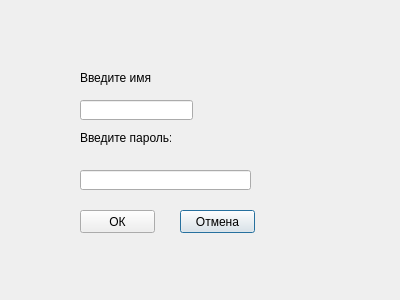
<?xml version="1.0" encoding="UTF-8"?>
<ui version="4.0">
 <class>Dialog</class>
 <widget class="QDialog" name="Dialog">
  <property name="geometry">
   <rect>
    <x>0</x>
    <y>0</y>
    <width>400</width>
    <height>300</height>
   </rect>
  </property>
  <property name="windowTitle">
   <string>Dialog</string>
  </property>
  <widget class="QLabel" name="label_2">
   <property name="geometry">
    <rect>
     <x>80</x>
     <y>130</y>
     <width>91</width>
     <height>16</height>
    </rect>
   </property>
   <property name="text">
    <string>Введите пароль:</string>
   </property>
  </widget>
  <widget class="QLabel" name="label">
   <property name="geometry">
    <rect>
     <x>80</x>
     <y>70</y>
     <width>71</width>
     <height>16</height>
    </rect>
   </property>
   <property name="text">
    <string>Введите имя:</string>
   </property>
  </widget>
  <widget class="QLineEdit" name="lineEdit">
   <property name="geometry">
    <rect>
     <x>80</x>
     <y>100</y>
     <width>113</width>
     <height>20</height>
    </rect>
   </property>
  </widget>
  <widget class="QPushButton" name="pushButton_2">
   <property name="geometry">
    <rect>
     <x>180</x>
     <y>210</y>
     <width>75</width>
     <height>23</height>
    </rect>
   </property>
   <property name="text">
    <string>Отмена</string>
   </property>
  </widget>
  <widget class="QPushButton" name="pushButton">
   <property name="geometry">
    <rect>
     <x>80</x>
     <y>210</y>
     <width>75</width>
     <height>23</height>
    </rect>
   </property>
   <property name="text">
    <string>ОК</string>
   </property>
  </widget>
  <widget class="QLineEdit" name="lineEdit_2">
   <property name="geometry">
    <rect>
     <x>80</x>
     <y>170</y>
     <width>171</width>
     <height>20</height>
    </rect>
   </property>
  </widget>
 </widget>
 <resources/>
 <connections/>
</ui>
